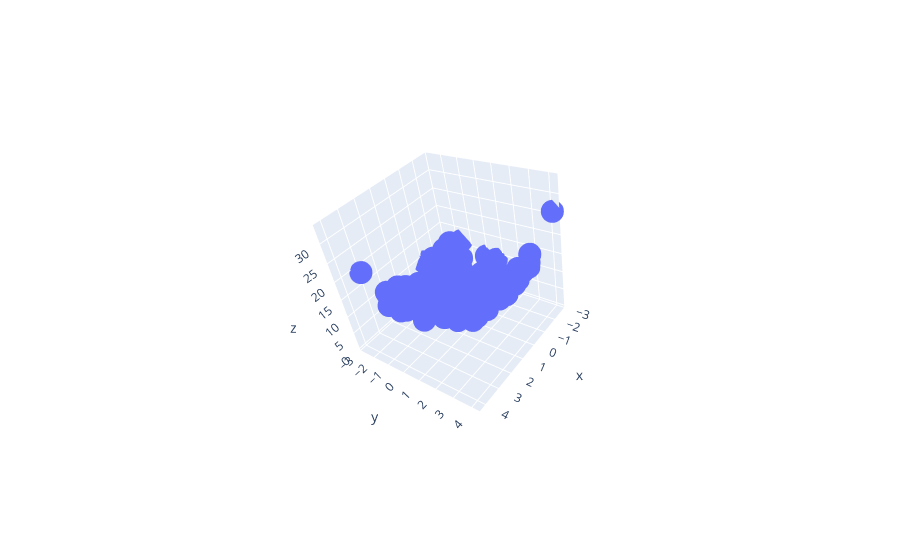

Source (notebook cell):
### Code cell
# 3D polynomial regression
x = 7 * np.random.rand(100, 1) - 2.8
y = 7 * np.random.rand(100, 1) - 2.8

z = x**2 + y**2 + 0.2*x + 0.2*y + 0.1*x*y +2 + np.random.randn(100, 1)
# z = x^2 + y^2 + 0.2x + 0.2y + 0.1xy + 2

import plotly.express as px
df = px.data.iris()
fig = px.scatter_3d(df, x=x.ravel(), y=y.ravel(), z=z.ravel())
fig.show()
